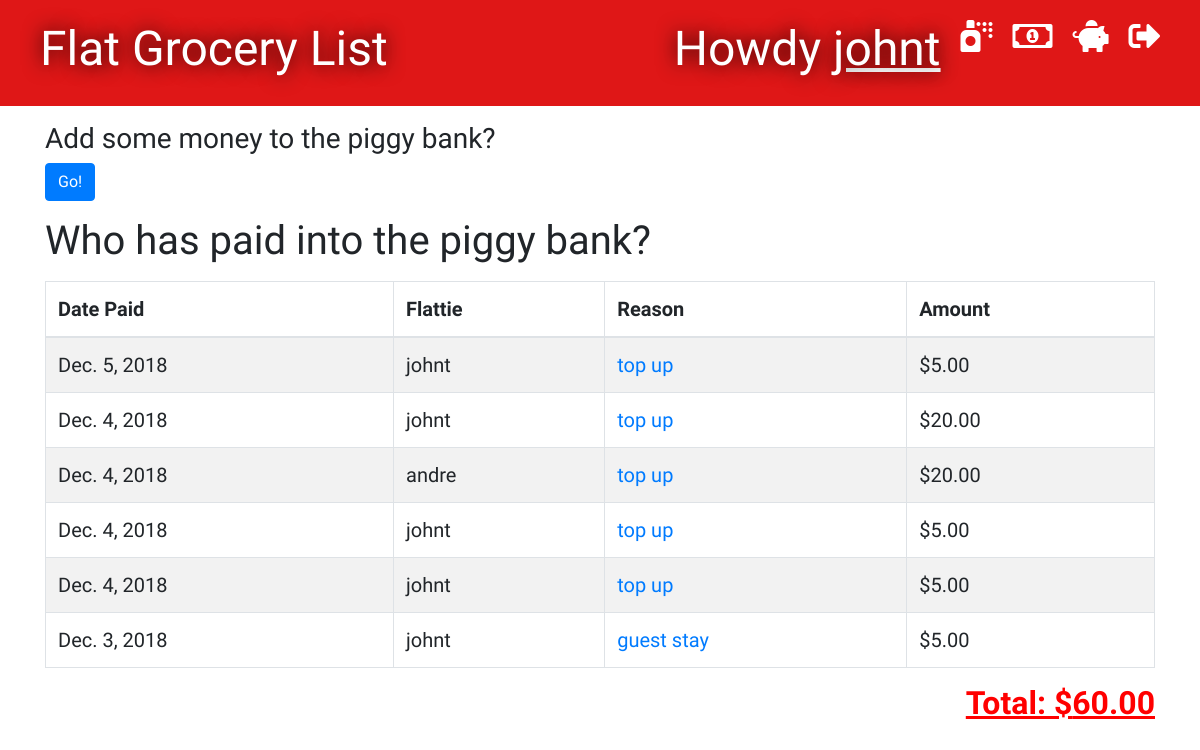
The page /groceries/piggy_top_up_list/ (signed in) on the database as committed earlier.
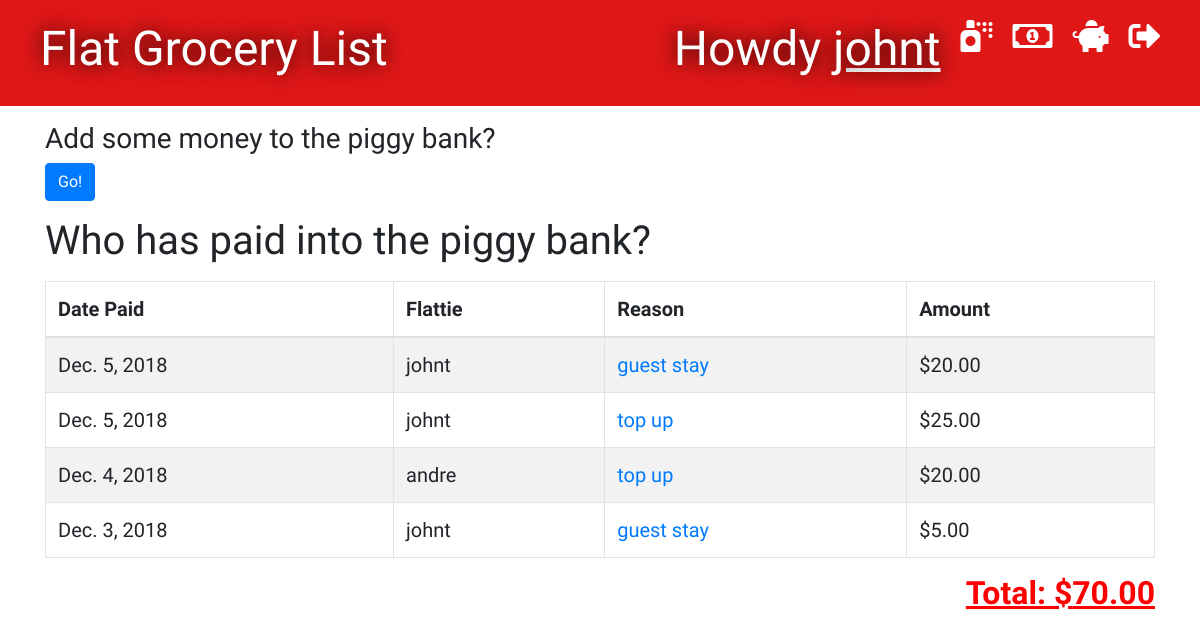
The same page on the database as committed later.
### groceries/models.py (models this page shows, shortened)
class PiggyTopUp(models.Model):
    person = models.ForeignKey('auth.User', on_delete=models.CASCADE, related_name='piggy_top_up')
    reason = models.CharField(max_length=300)
    amount = models.DecimalField(max_digits=8, decimal_places=2)
    added_date = models.DateField(default=timezone.now)

### groceries/views.py (the view)
# urls.py: path('groceries/piggy_top_up_list/', views.piggy_top_up_list, name='piggy_top_up_list'),
@login_required
def piggy_top_up_list(request):
    piggy_top_ups = PiggyTopUp.objects.all().order_by('-added_date')
    piggy_total = 0
    for piggy_top_up in piggy_top_ups:
        piggy_total += piggy_top_up.amount
    stuff_for_front_end = {'piggy_top_ups': piggy_top_ups, 'piggy_total': piggy_total}
    return render(request, 'groceries/piggy_top_up_list.html', stuff_for_front_end)

### groceries/templates/groceries/piggy_top_up_list.html (shortened to what this page needs)
{% extends 'groceries/base.html' %}
{% block content %}
    {% if user.is_authenticated %}
    <div>
        <h3>Add some money to the piggy bank?</h3>
        <a href="{% url 'piggy_top_up' %}"><button class="btn btn-primary">Go!</button></a>
    </div>
    <h1>Who has paid into the piggy bank?</h1>
    <table id="tablePreview" class="table table-striped table-hover table-bordered">
        <thead>
        <tr>
            <th>Date Paid</th>
            <th>Flattie</th>
            <th>Reason</th>
            <th>Amount</th>
        </tr>
        </thead>
        <tbody>
            {% for piggy_top_up in piggy_top_ups %}
                <tr>
                    <td>{{ piggy_top_up.added_date }}</td>
                    <td>{{ piggy_top_up.person }}</td>
                    <td><a href="{% url 'edit_reason' piggy_top_up.pk %}">{{ piggy_top_up.reason }}</a></td>
                    <td>${{ piggy_top_up.amount }}</td>
                </tr>
            {% endfor %}
        </tbody>
    </table>
    <div>
        <h2 style="float:right"><u>Total: ${{ piggy_total }}</u></h2>
    </div>
    {% endif %}
{% endblock %}

### groceries/templates/groceries/base.html (shortened to what this page needs)
{% load staticfiles %}
<!DOCTYPE html>
<html lang="en">
<head>
    <link rel="stylesheet" href="https://stackpath.bootstrapcdn.com/bootstrap/4.1.3/css/bootstrap.min.css">
    <link rel="stylesheet" href="{% static 'css/groceries.css' %}">
    <link rel="stylesheet" href="https://use.fontawesome.com/releases/v5.5.0/css/all.css"
>
</head>
<body>
<div class="page-header">
    {% if user.is_authenticated %}
        <a href="{% url 'logout' %}" class="top-menu"><i class="fas fa-sign-out-alt fa-2x"></i></a>
        <a href="{% url 'piggy_top_up_list' %}" class="top-menu"><i class="fas fa-piggy-bank fa-2x"></i></a>
        <a href="{% url 'piggy_page' %}" class="top-menu"><i class="far fa-money-bill-alt fa-2x"></i></a>
        <a href="{% url 'groceries_new' %}" class="top-menu"><i class="fas fa-spray-can fa-2x"></i></a>
        <h1 class="top-menu">Howdy <a href="{% url 'user_purchaser_list' %}"><u>{{ user.username }}</u></a></h1>
    {% endif %}
    <h1><a href="{% url 'grocery_list' %}">Flat Grocery List</a></h1>
</div>
<div class="'content container">
    <div class="'row">
        <div class="'col-md-8">
            {% block content %}
            {% endblock %}
        </div>
    </div>
</div>
</body>
</html>

### groceries/static/css/groceries.css (style rules this page uses)
.page-header { background-color: #DF1717; margin-top: 0; padding: 20px 20px 20px 40px; }
.page-header h1, .page-header h1 a { color: #ffffff; text-shadow: 0 0 20px black; font-size: 36pt; text-decoration: none; }
.table { font-family: 'Indie Flower', cursive; font-size: 15pt; }
h1, h2, h3, h4 { font-family: 'Indie Flower', cursive; }
h2 { color: red; font-weight: 700; }
.top-menu, .top-menu:hover { color: #ffffff; float: right; margin-right: 20px; }
button { font-family: 'Indie Flower', cursive; }

Rows that differ between the two databases and show on the page:
removed PiggyTopUp: added_date "Dec. 5, 2018", person "johnt", reason "top up", amount "5.00"
removed PiggyTopUp: added_date "Dec. 4, 2018", person "johnt", reason "top up", amount "20.00"
removed PiggyTopUp: added_date "Dec. 4, 2018", person "johnt", reason "top up", amount "5.00"
removed PiggyTopUp: added_date "Dec. 4, 2018", person "johnt", reason "top up", amount "5.00"
added PiggyTopUp: added_date "Dec. 5, 2018", person "johnt", reason "guest stay", amount "20.00"
added PiggyTopUp: added_date "Dec. 5, 2018", person "johnt", reason "top up", amount "25.00"
Other text that changed with them:
{{ piggy_total }}: "60.00" → "70.00"
